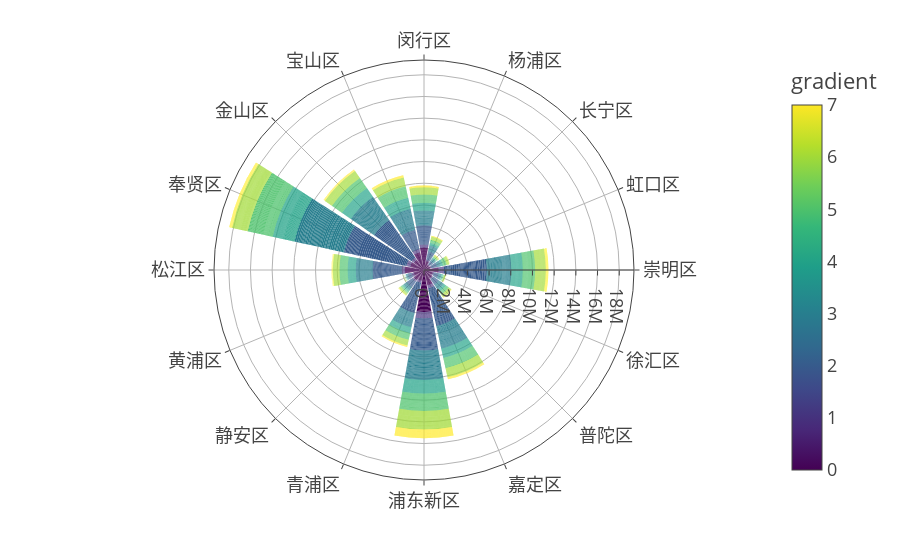

Here is the notebook cell this chart was saved with:
### Markdown cell above
## 存量企业注册资本分布类型统计

### Code cell
pio.templates.default = "presentation"
secondDataSheet2=pd.read_excel(
    "E:\\PythonProject\\Data\\2.xlsx",
    "Sheet2")
secondDataSheet2=secondDataSheet2[secondDataSheet2["辖区"]!="上海市"]
secondDataSheet2["gradient"]=secondDataSheet2["注册资本分布"].apply(make_class)
secondDataSheet2=secondDataSheet2.sort_values(by='gradient',ascending=True)

px.bar_polar(
    secondDataSheet2,
    r="企业数",
    theta="辖区",
    color="gradient",
    color_discrete_sequence= px.colors.qualitative.Light24
)

### Figure 1 — Plotly figure (JSON) as saved in the notebook; plotly's stock layout.template omitted (floating-point values rounded to 4 significant figures; data arrays with more than 128 entries replaced by an {"elided": "..."} marker saying what was removed)
{"data": [{"hovertemplate": "企业数=%{r}<br>辖区=%{theta}<br>gradient=%{marker.color}<extra></extra>", "legendgroup": "", "marker": {"color": {"elided": "4768 int values"}, "coloraxis": "coloraxis", "pattern": {"shape": ""}}, "name": "", "r": {"elided": "4768 int values"}, "showlegend": false, "subplot": "polar", "theta": {"elided": "4768 str values"}, "type": "barpolar"}], "layout": {"barmode": "relative", "coloraxis": {"colorbar": {"title": {"text": "gradient"}}, "colorscale": [[0, "#440154"], [0.1111, "#482878"], [0.2222, "#3e4989"], [0.3333, "#31688e"], [0.4444, "#26828e"], [0.5556, "#1f9e89"], [0.6667, "#35b779"], [0.7778, "#6ece58"], [0.8889, "#b5de2b"], [1, "#fde725"]]}, "legend": {"tracegroupgap": 0}, "margin": {"t": 60}, "polar": {"angularaxis": {"direction": "clockwise", "rotation": 90}, "domain": {"x": [0, 1], "y": [0, 1]}}}}
